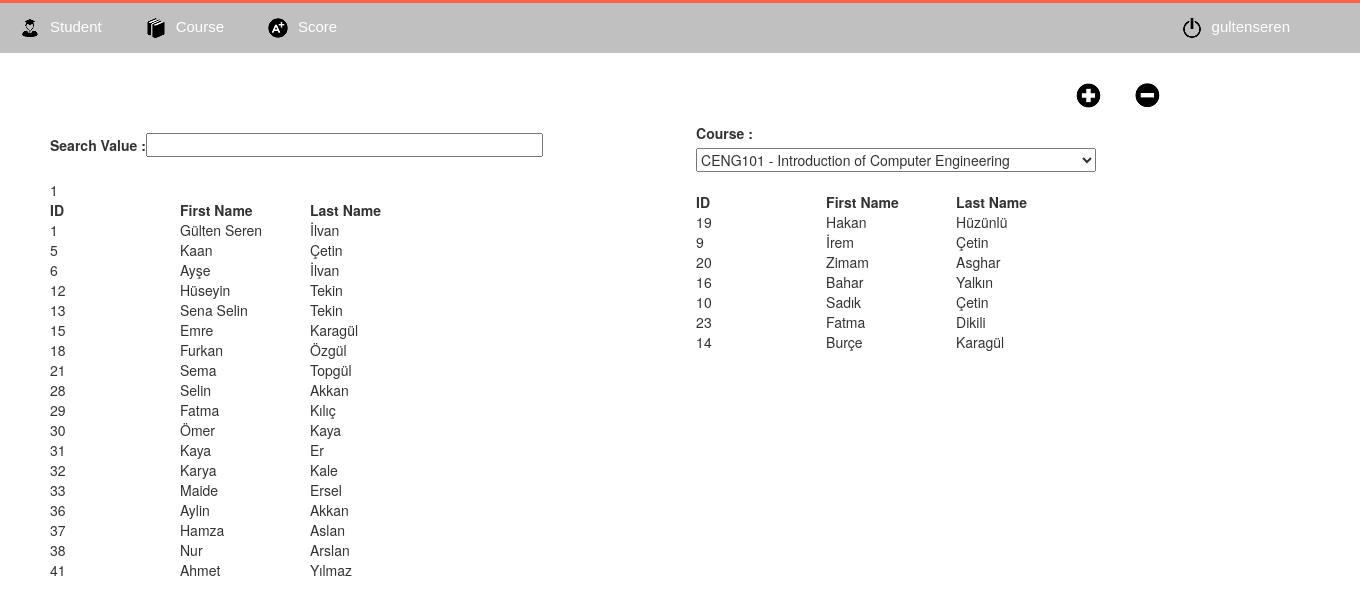
/managecourselist.php (signed in), run on the app's committed database.
### tables this page shows
CREATE TABLE IF NOT EXISTS `student` (
  `id` int(11) NOT NULL AUTO_INCREMENT,
  `first_name` varchar(50) NOT NULL,
  `last_name` varchar(50) NOT NULL,
  `sex` varchar(10) NOT NULL,
  `birthdate` date NOT NULL,
  `phone` varchar(50) NOT NULL,
  `address` text NOT NULL,
  PRIMARY KEY (`id`)
);

### managecourselist.php (the view, shortened to what this page needs)
<?php
	if(isset($_SESSION["uye"])){
		$username = $_SESSION["uye"];
	}else{
		echo "<script> window.location = 'index.php'; </script>";
	}
?>
<?php
$mysqli =  new mysqli("sql313.epizy.com","epiz_22222572","kaancetin123","epiz_22222572_stdmgdb");
				mysqli_set_charset($mysqli,"utf8");
				mysqli_query($mysqli,'set names "utf-8"');
				mysqli_query($mysqli,"SET CHARACTER SET utf-8");
		 $course=mysqli_query($mysqli,"SELECT label FROM course");
		$yourArray = array();
		while($row = mysqli_fetch_array($course)){
			 array_push($yourArray,$row[0]);
		}
$enyeni=array();
for( $i=0; $i<count($yourArray); $i++){
	array_push($enyeni,$yourArray[$i]);
}
function get_options($select){
		$mysqli =  new mysqli("sql313.epizy.com","epiz_22222572","kaancetin123","epiz_22222572_stdmgdb");
				mysqli_set_charset($mysqli,"utf8");
				mysqli_query($mysqli,'set names "utf-8"');
				mysqli_query($mysqli,"SET CHARACTER SET utf-8");
		 $course=mysqli_query($mysqli,"SELECT label FROM course");
		$yourArray = array();
		while($row = mysqli_fetch_array($course)){
			 array_push($yourArray,$row[0]);
		}
$enyeni=array();
for( $i=0; $i<count($yourArray); $i++){
	array_push($enyeni,$yourArray[$i]);
}
		$options='';
		while(list($k,$v)=each($enyeni)){
			if($select==$k){
				$options.='<option value="'.$k.'" selected>'.$v.'</option>';
			}else{
				$options.='<option value="'.$k.'">'.$v.'</option>';
			}
		}
		return $options;
	}
	?>
<!doctype html>
<html>
<head>
		<link rel="stylesheet" href="css/courselist.css"/>
	<link rel="stylesheet" href="css/courselist.css"/>
	 <link rel="stylesheet" id="themeStyles" href="https://netdna.bootstrapcdn.com/bootstrap/3.0.2/css/bootstrap.min.css"/>
</head>
<body>
<div id="menu">
<ul>
	<li><a href="#"><img src="images/sstudent.png">Student</a>
	</li>
	<li><a href="#"><img src="images/mcourse.png">Course</a>
	</li>
	<li><a href="#"><img src="images/ggrade.png">Score</a>
	</li>
	<li id="login"><a href="" data-toggle="modal" data-target="#myModal"><img src="images/logout.png"><font id="username"><?php echo "$username"; ?></font></a></li>
</ul>
</div>
</div><br>
		<div id="butoon">
			<img src="images/addiconu.png" onClick="addButonu();" >
			<img src="images/deleteiconu.png" onClick="deleteButonu();">
		</div><br>
	<div id="tablestudent">
			<form id="search" method="">
				<label>Search Value : </label><input type="text" id="searchvalue" name="searchvalue" maxlength="10"  size="50" /></br></br>
			</form>
			<div id="table">
			   <table id="students_table">
            <thead>
                <th>ID</th>
                <th>First Name</th>
                <th>Last Name</th>
            </thead>
				   <?php
							if(isset($_POST['countries'])){
						$selected=$_POST['countries'];
						$coursename=$enyeni[$selected];
							fillTable($coursename);
						}else{
							$coursename=$enyeni[0];
							fillTable($coursename);
						}
				   ?>
			</table>
		   </div>
	</div>
	<div id="tablecourse">
			<form  id="search" action="<?php echo $_SERVER['PHP_SELF'] ?>" method="post">
				<label>Course : </label> <select  style="width: 400px;"  name="countries" id="list" onChange="this.form.submit();"><?php echo get_options($selected); ?>
				</select></br></br>
			</form>
			<div id="table">
			   <table id="course_table">
            <thead>
                <th>ID</th>
                <th>First Name</th>
                <th>Last Name</th>
            </thead>
			 		<?php
						if(isset($_POST['countries'])){
						$selected=$_POST['countries'];
						$coursename=$enyeni[$selected];
							fillcourseTable($coursename);
						}else{
							$coursename=$enyeni[0];
							fillcourseTable($coursename);
						}
				   	?>
			</table>
		   </div>
	</div>
 <?php
function fillcourseTable($coursename){
			$mysqli =  new mysqli("sql313.epizy.com","epiz_22222572","kaancetin123","epiz_22222572_stdmgdb");
			mysqli_set_charset($mysqli,"utf8");
			mysqli_query($mysqli,'set names "utf-8"');
			mysqli_query($mysqli,"SET CHARACTER SET utf-8");
	$courseid=mysqli_query($mysqli,"SELECT id FROM course WHERE label='$coursename'");
	$cArray=array();
		while($row = mysqli_fetch_array($courseid)){
			 array_push($cArray,$row[0]);
	}
	$cid=$cArray[0];
	$query = "SELECT id,first_name,last_name FROM enroll AS c JOIN student AS s ON c.student_id=s.id WHERE c.course_id=$cid";
	if($mysqli->multi_query($query))
	{
			$result = $mysqli->store_result();
			while($row = $result->fetch_assoc())
			{
				echo "<tr>";
				foreach($row as $v)
				{
					echo "<td>".$v."</td>";
				}
				echo "</tr>";
			}
	}
	}
	function fillTable($coursename){
		$coursename=$coursename;
			$mysqli =  new mysqli("sql313.epizy.com","epiz_22222572","kaancetin123","epiz_22222572_stdmgdb");
			mysqli_set_charset($mysqli,"utf8");
			mysqli_query($mysqli,'set names "utf-8"');
			mysqli_query($mysqli,"SET CHARACTER SET utf-8");
	$courseid=mysqli_query($mysqli,"SELECT id FROM course WHERE label='$coursename'");
		$cArray=array();
		while($row = mysqli_fetch_array($courseid)){
			 array_push($cArray,$row[0]);
	}
	$cid=$cArray[0];
	$query = "SELECT id,first_name,last_name FROM student WHERE id NOT IN (SELECT student_id FROM enroll  WHERE course_id=$cid)";
	if($mysqli->multi_query($query))
	{
			$result = $mysqli->store_result();
			while($row = $result->fetch_assoc())
			{
				echo "<tr>";
				foreach($row as $v)
				{
					echo "<td>".$v."</td>";
				}
				echo "</tr>";
			}
	}
	}
            ?>
</body>
</html>

### css/courselist.css (style rules this page uses)
* { margin:0px; padding:0px; }
#menu { background-color: #C0C0C0; width:100%; border-top:3px solid tomato; }
#menu ul { list-style:none; }
#menu li { display:inline-block; }
#menu li a { display:block; padding:15px 20px; font:15px thoma, arial; color:#fff; text-decoration:none; }
#menu li a img { margin-right: 10px; }
#menu #login { float: right; margin-right: 50px; }
#tablestudent { margin-top: 130px; margin-left: 50px; float: left; }
#butoon { float: right; margin-right: 200px; }
#butoon img { margin-left: 30px; }
#tablestudent { width: 500px; float: left; margin-left: 50px; margin-top: 30px; margin-right: 10px; }
#tablestudent #table { max-height: 450px; overflow: scroll; }
#tablestudent #table th { width: 130px; border: 1px; margin-bottom: 10px; text-align: left; }
#tablecourse { width: 300px; float: right; margin-right: 50px; margin-top: 20px; margin-left: 50px; }
#tablecourse #table { float: left; max-height: 450px; overflow: scroll; width: 500px; }
#tablecourse #table th { width: 130px; border: 1px; margin-bottom: 10px; text-align: left; }

### data on the page
student: id "1", first_name "Gülten Seren", last_name "İlvan"
student: id "5", first_name "Kaan", last_name "Çetin"
student: id "6", first_name "Ayşe", last_name "İlvan"
student: id "12", first_name "Hüseyin", last_name "Tekin"
student: id "13", first_name "Sena Selin", last_name "Tekin"
student: id "15", first_name "Emre", last_name "Karagül"
student: id "18", first_name "Furkan", last_name "Özgül"
student: id "21", first_name "Sema", last_name "Topgül"
student: id "28", first_name "Selin", last_name "Akkan"
student: id "29", first_name "Fatma", last_name "Kılıç"
student: id "30", first_name "Ömer", last_name "Kaya"
student: id "31", first_name "Kaya", last_name "Er"
student: id "32", first_name "Karya", last_name "Kale"
student: id "33", first_name "Maide", last_name "Ersel"
student: id "36", first_name "Aylin", last_name "Akkan"
student: id "37", first_name "Hamza", last_name "Aslan"
student: id "38", first_name "Nur", last_name "Arslan"
student: id "41", first_name "Ahmet", last_name "Yılmaz"
student: id "19", first_name "Hakan", last_name "Hüzünlü"
student: id "9", first_name "İrem", last_name "Çetin"
student: id "20", first_name "Zimam", last_name "Asghar"
student: id "16", first_name "Bahar", last_name "Yalkın"
student: id "10", first_name "Sadık", last_name "Çetin"
student: id "23", first_name "Fatma", last_name "Dikili"
student: id "14", first_name "Burçe", last_name "Karagül"

### other printed values
$username "gultenseren"
form field countries "CENG101 - Introduction of Computer Engineering"
